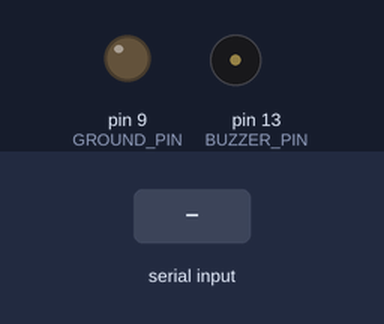
A sketch run on a simulated Arduino Uno, built with avr-gcc and run on an emulated ATmega328P. Shown: output pins drawn as LEDs (lit = HIGH), buzzer (waves = sounding). The inputs (shaded band) are chosen by the test bench.

Above: at 1.2 s.
1.3 s: "90,45\n" received over Serial
At 2.31 s:
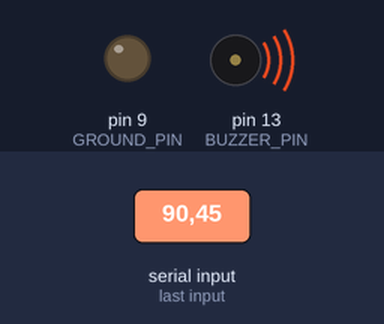
Timing chart, 0 to 4.3 s (numbered marks = the images above; inputs shaded):
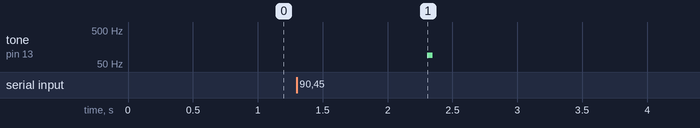

The sketch:

play.ino
```cpp
#define BUZZER_PIN 13
#define GROUND_PIN 9
#define SEPARATOR ','
#define END_OF_NOTE ';'

void setup()
{
    Serial.begin(9600);
    pinMode(BUZZER_PIN, OUTPUT);
    // Required for circle_v2 only
    pinMode(GROUND_PIN, OUTPUT);
}

void loop()
{
    // Required for circle_v2 only
    digitalWrite(GROUND_PIN, LOW);

    if (Serial.available() > 0)
    {
        playNote();
    }
}

void playNote()
{
    String message = Serial.readStringUntil(END_OF_NOTE);

    int delimiterIdx = message.indexOf(SEPARATOR);
    String frequencyStr = message.substring(0, delimiterIdx);
    String durationStr = message.substring(delimiterIdx + 1, message.length());

    long frequency = frequencyStr.toInt();
    float duration = durationStr.toFloat();

    // Handle pause
    if (frequency == -1)
    {
        delay(duration);
        return;
    }

    tone(BUZZER_PIN, frequency, duration);
    delay(duration);
}
```

Measured:
- after the input at 1.3 s, tone on pin 13 (BUZZER_PIN): silent → 90 Hz after 1.0 s, → silent 0.05 s later
